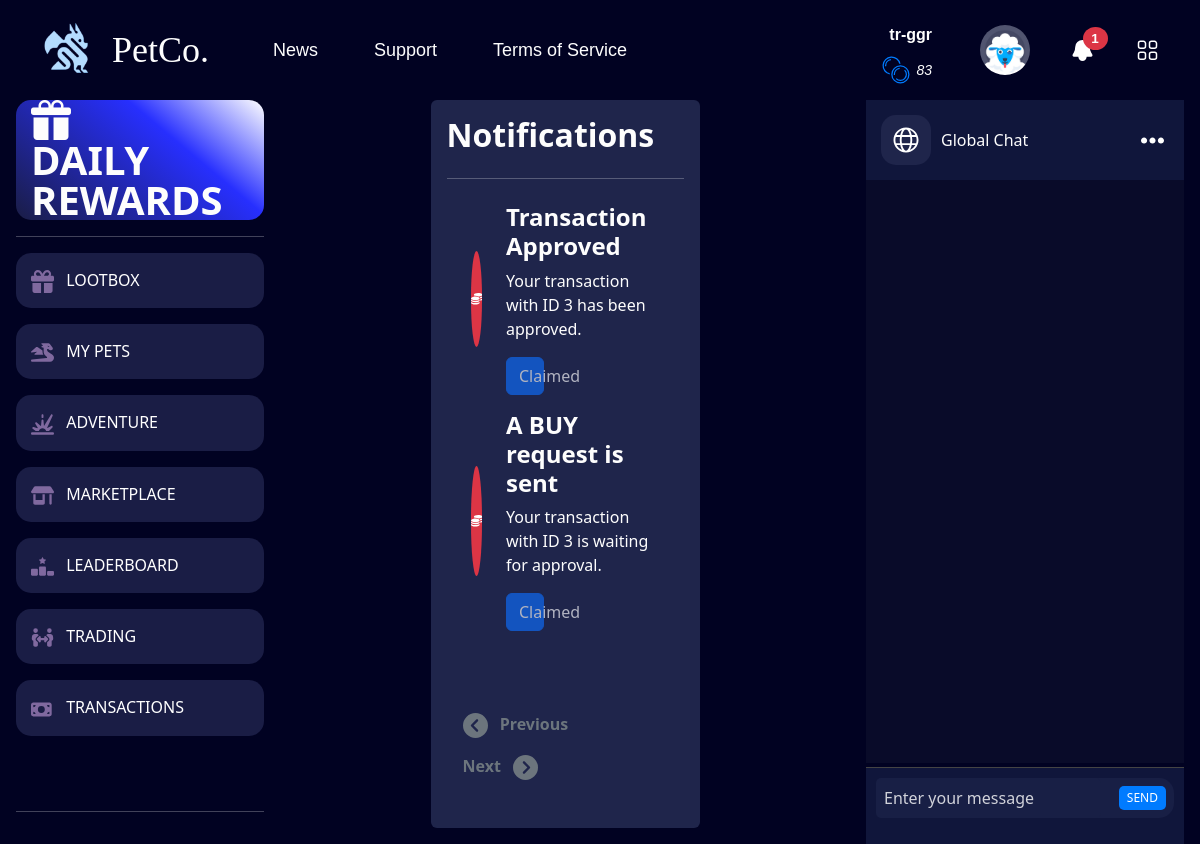
The app's page /notifications/ (signed in), older data.
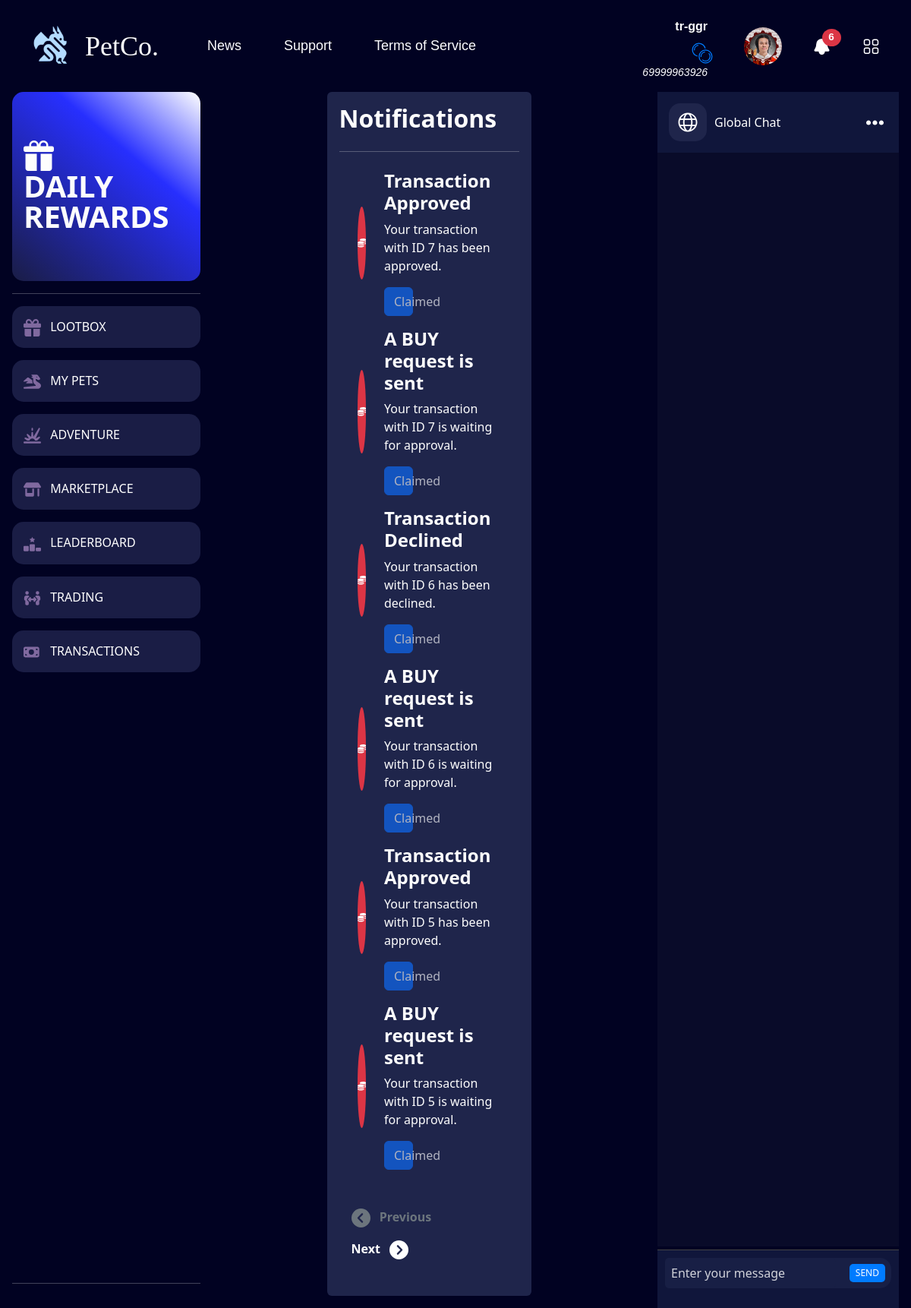
The same page, newer data.
### login_register/models.py (models this page shows, shortened)
class Profile(models.Model):
    AVATAR_CHOICES = [
        ('avatar1.png', 'Avatar 1'),
        ('avatar2.png', 'Avatar 2'),
        ('avatar3.png', 'Avatar 3'),
        ('avatar4.png', 'Avatar 4'),
    ]
    user = models.OneToOneField(User, on_delete=models.CASCADE)
    first_name = models.CharField(max_length=50)
    last_name = models.CharField(max_length=50)
    birthdate = models.DateField(null=True, blank=True)
    total_credits = models.IntegerField(default=500)
    avatar = models.CharField(max_length=50, default=get_random_avatar, blank=True, null=True)
    uploaded_avatar = models.ImageField(upload_to=upload_to, blank=True, null=True)
    following = models.PositiveIntegerField(default=0)
    followers = models.PositiveIntegerField(default=0)
    showcased_pets = models.ManyToManyField(Inventory, blank=True, related_name="showcased_by")
    def get_profile_image_url(self):
        if self.uploaded_avatar:
            return self.uploaded_avatar.url
        elif self.avatar:
            return f'/media/avatars/{self.avatar}'
        return '/media/avatars/avatar1.png'

### notification/models.py (models this page shows)
class Notification(models.Model):
    class Status(models.TextChoices):
        unread = "Unread"
        read = "Read"
    user = models.ForeignKey(User, on_delete=models.CASCADE)
    notif_status = models.TextField(choices=Status.choices, default=Status.unread)
    title = models.CharField(max_length=255)
    text = models.TextField()
    created_at = models.DateTimeField(default=timezone.now)
    claim_coins = models.IntegerField(default=0)

### notification/views.py (the view, shortened to what this page needs)
# urls.py: path('', views.notification_page, name='notifications'),
def notification_page(request):
    profile = Profile.objects.get(user=request.user)
    items_per_page = 6
    notifications = Notification.objects.filter(user=request.user)
    notifications = notifications.order_by("notif_status").order_by("created_at").reverse()
    paginator = Paginator(notifications, items_per_page)
    page = request.GET.get('page', 1)
    notifications = paginator.get_page(page)
    return render(request, "notification_page.html", {'profile': profile, "notifications_list": notifications})

### base_template/context_processor.py (called while the page is built)
def profile_context(request):
    if request.user.is_authenticated:
        try:
            profile = Profile.objects.get(user = request.user)
            return {'navbar_profile': profile}
        except Profile.DoesNotExist:
            return {'navbar_profile': None}
    return {'navbar_profile': None}

### notification/context_processor.py (called while the page is built)
def notification_context(request):
    if request.user.is_authenticated:
        notifications = Notification.objects.filter(user=request.user, notif_status=Notification.Status.unread).count()
        return {'notifications': notifications}
    return {'notifications': 0}

### notification/templates/notification_page.html (shortened to what this page needs)
{% extends 'base.html' %}
{% load static %}
{% block css %}
    <link rel="stylesheet" href="{% static 'notif.css' %}">
{% endblock %}
{% block content %}
    <div class="d-flex h-100 justify-content-center">
        <div class="flex-grow-1 notification_container rounded p-3 d-flex flex-column">
            <h2 class="fw-bold">Notifications</h2>
            <hr>
            {% if notifications_list %}
                <div class="d-flex flex-column justify-content-between flex-grow-1">
                <div>
                {% for notification in notifications_list %}
                    <div class="container p-2 notif-block">
                        <div class="row px-3">
                            <div class="col-2 d-flex justify-content-center align-items-center">
                                <div class="h-50 w-100 rounded-circle d-flex justify-content-center align-items-center bg-danger">
                                </div>
                            </div>
                            <div class="col">
                                <h4 class="fw-bold">{{ notification.title }}</h4>
                                <p>{{ notification.text }}</p>
                                {% if notification.claim_coins != 0 %}
                                    <form method="POST" class="m-2 ms-0">
                                        {% csrf_token %}
                                        <button type="submit" name="notif-claimed" value="{{ notification.id }}" class="btn btn-primary w-25">Claim</button>
                                    </form>
                                {% else %}
                                    <button name="notif-claimed" value="{{ notification.id }}" class="btn btn-primary w-25" disabled>Claimed</button>
                                {% endif %}
                            </div>
                        </div>
                    </div>
                {% endfor %}
                </div>
                <div class="mb-4 align-self-center">
                    <ul class="nav flex-row justify-content-between">
                        <li class="nav-item">
                            {% if notifications_list.has_previous %}
                                <a href="?page={{ notifications_list.previous_page_number }}" class="nav-link text-white fw-bold">
                                    <svg class="pe-2" xmlns="http://www.w3.org/2000/svg" height="25px" fill="#ffffff" viewBox="0 0 512 512"><path d="M512 256A256 256 0 1 0 0 256a256 256 0 1 0 512 0zM271 135c9.4-9.4 24.6-9.4 33.9 0s9.4 24.6 0 33.9l-87 87 87 87c9.4 9.4 9.4 24.6 0 33.9s-24.6 9.4-33.9 0L167 273c-9.4-9.4-9.4-24.6 0-33.9L271 135z"/></svg>
                                    Previous
                                </a>
                            {% else %}
                                <a href="#" class="disabled nav-link text-secondary fw-bold">
                                    Previous
                                </a>
                            {% endif %}
                        </li>
                        <li class="nav-item">
                            {% if notifications_list.has_next %}
                                <a href="?page={{ notifications_list.next_page_number }}" class="nav-link text-white fw-bold">
                                    Next
                                </a>
                            {% else %}
                                <a href="#" class="disabled nav-link text-secondary fw-bold">
                                    Next
                                </a>
                            {% endif %}
                        </li>
                    </ul>
                </div>
                </div>
            {% else %}
                <h3>You have no new notifications...</h3>
            {% endif %}
        </div>
    </div>
{% endblock %}

### base_template/templates/base.html (shortened to what the changed rows need)
{% load static %}
<html>
  <head>
    <link rel="stylesheet" href="https://cdn.jsdelivr.net/npm/bootstrap@5.3.3/dist/css/bootstrap.min.css">
    <link rel="stylesheet" href="{% static 'base.css' %}"/>
    <link rel="stylesheet" href="https://cdn.jsdelivr.net/npm/bootstrap-icons@1.11.3/font/bootstrap-icons.min.css">
      {% block css %}
      {% endblock %}
  </head>
  <body class = "bg-body-tertiary">
    <nav class="navbar navbar-expand-sm bg-body-tertiary header-nav">
      <div>
        <ul class="navbar-nav me-auto custom-navbar">
          <li class="nav-item right-top" style="width: 125px; align-self: center; text-align: right;">
            <a class="nav-link" aria-disabled="true"><b style="font-size: 16px;"> {{ navbar_profile.user }} </b><br> </a>
            <i style="font-size: 14px; padding-right: 8px;"> {{ navbar_profile.total_credits }} </i>
          </li>
          <li class="nav-item right-top">
            <a href="{% url 'user_profile:profile' %}">
              <img src="{{ navbar_profile.get_profile_image_url }}" class="navbar-profile-img">
            </a>
          </li>
          <li class="nav-item position-relative right-top">
              <a href="{% url 'notifications' %}" class="">
                  {% if notifications > 100 %}
                      <svg width="25px" height="25px" viewBox="0 0 24 24" fill="white" xmlns="http://www.w3.org/2000/svg" stroke="#ffffff"><g id="SVGRepo_bgCarrier" stroke-width="0"></g><g id="SVGRepo_tracerCarrier" stroke-linecap="round" stroke-linejoin="round"></g><g id="SVGRepo_iconCarrier"> <path d="M9.00195 17H5.60636C4.34793 17 3.71872 17 3.58633 16.9023C3.4376 16.7925 3.40126 16.7277 3.38515 16.5436C3.37082 16.3797 3.75646 15.7486 4.52776 14.4866C5.32411 13.1835 6.00031 11.2862 6.00031 8.6C6.00031 7.11479 6.63245 5.69041 7.75766 4.6402C8.88288 3.59 10.409 3 12.0003 3C13.5916 3 15.1177 3.59 16.2429 4.6402C17.3682 5.69041 18.0003 7.11479 18.0003 8.6C18.0003 11.2862 18.6765 13.1835 19.4729 14.4866C20.2441 15.7486 20.6298 16.3797 20.6155 16.5436C20.5994 16.7277 20.563 16.7925 20.4143 16.9023C20.2819 17 19.6527 17 18.3943 17H15.0003M9.00195 17L9.00031 18C9.00031 19.6569 10.3435 21 12.0003 21C13.6572 21 15.0003 19.6569 15.0003 18V17M9.00195 17H15.0003" stroke="#ffffff" stroke-width="2" stroke-linecap="round" stroke-linejoin="round"></path> </g></svg>
                      <span class="position-absolute bottom-50 start-50 badge rounded-circle bg-danger">99+</span>
                  {% elif notifications > 0  %}
                      <span class="position-absolute bottom-50 start-50 badge rounded-circle bg-danger">{{ notifications }}</span>
                  {% endif %}
              </a>
          </li>
        </ul>
      </div>
    </nav>
    <div class="d-flex main-content">
      <div class="flex-grow-1 p-3 pt-0 main-content-scrollable">
          {% block content %}
          {% endblock %}
      </div>
      {% include "chat/chatbox.html" %}
    </div>
  </body>

Row changes from the older to the newer data that the page shows:
no longer on this page (row unchanged): Notification: title "Transaction Approved", text "Your transaction with ID 3 has been approved.", {{ notification.id }} 6 (drawn)
no longer on this page (row unchanged): Notification: title "A BUY request is sent", text "Your transaction with ID 3 is waiting for approval.", {{ notification.id }} 5 (drawn)
changed Profile "tr-ggr": total_credits "83" → "69999963926"; get_profile_image_url: a different picture
added Notification: title "Transaction Approved", text "Your transaction with ID 7 has been approved.", {{ notification.id }} 14 (drawn)
added Notification: title "A BUY request is sent", text "Your transaction with ID 7 is waiting for approval.", {{ notification.id }} 13 (drawn)
added Notification: title "Transaction Declined", text "Your transaction with ID 6 has been declined.", {{ notification.id }} 12 (drawn)
added Notification: title "A BUY request is sent", text "Your transaction with ID 6 is waiting for approval.", {{ notification.id }} 11 (drawn)
added Notification: title "Transaction Approved", text "Your transaction with ID 5 has been approved.", {{ notification.id }} 10 (drawn)
added Notification: title "A BUY request is sent", text "Your transaction with ID 5 is waiting for approval.", {{ notification.id }} 9 (drawn)
Text that changed along with them:
{{ notifications }}: "1" → "6"
